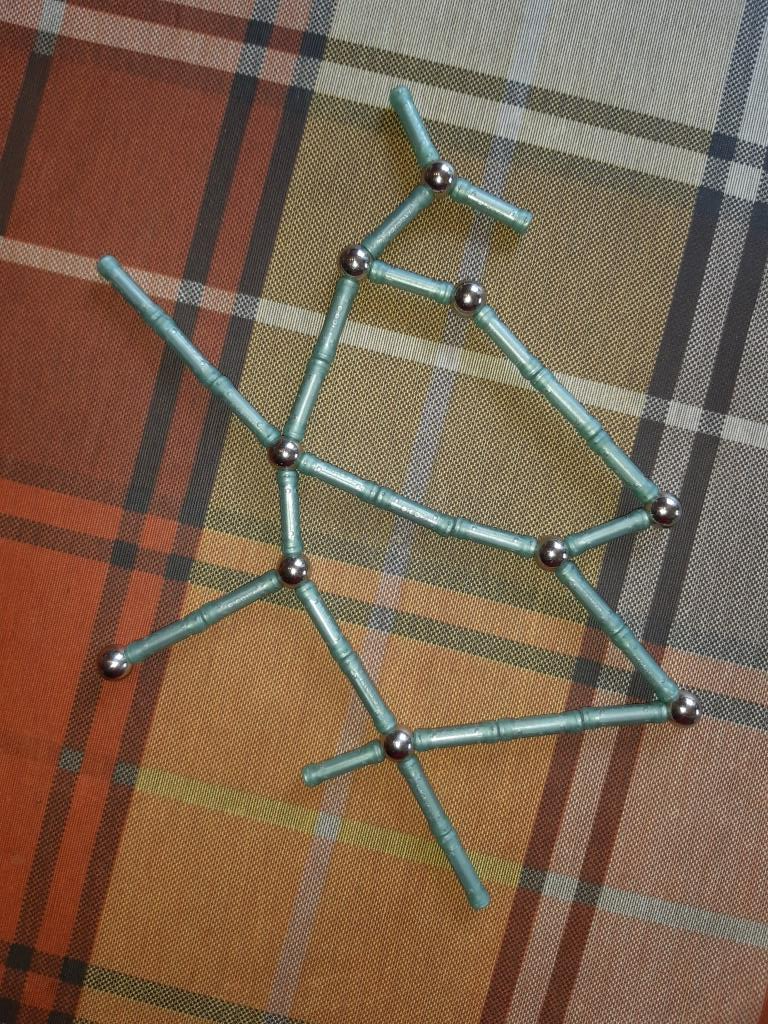
#> input picture images/10.jpg, 768 x 1024 px
$ python -i graph_extractor.py   (imports and definitions only)
#> lines starting #> are read from the running program, lines starting #| are printed output that depends on the picture; after the words box and inside, x2 and y2 are one past the last pixel; in counts of white or black regions, pixels touching at a corner belong together
from typing import Tuple, Literal, List

import numpy as np

import cv2
from cv2.typing import MatLike, Point
from skimage.morphology import skeletonize


class GraphExtractor:
    def __init__(self):
        pass

    def binearize_image(self, image: MatLike, colorful: bool) -> MatLike:
        """
        Binearize image using standard thresholding, using preprocessing and \\
        post-processing techniques.

        Parameters
        -------
        image: grayscale np.uint8 array of shape (W, H)
        """
        # remove noise
        image = cv2.GaussianBlur(image, (9, 9), 0)
        image = cv2.medianBlur(image, 15)

        # binearization
        if colorful:
            _, image = cv2.threshold(image, 123, 255, cv2.THRESH_BINARY_INV)
        else:
            se = cv2.getStructuringElement(cv2.MORPH_RECT, (40, 40))
            bg = cv2.morphologyEx(image, cv2.MORPH_DILATE, se)
            image = cv2.divide(image, bg, scale=255)
            _, image = cv2.threshold(image, 0, 255, cv2.THRESH_BINARY_INV + cv2.THRESH_OTSU)

        # post-processing
        image = cv2.dilate(image, (3, 3), iterations=4)
        image = cv2.morphologyEx(image, cv2.MORPH_OPEN, (9, 9), iterations=15)
        return image

    def extend_line(self, pts: np.ndarray, extension_length: int | float) -> np.ndarray:
        """
        Extends line segment in both directions

        Parameters
        -------
        pts: segment's end points of shape (2, 1, 2)
        extension_length: norm of extension in pixels (rounds to int after projection)
        """
        pt1, pt2 = pts[0][0], pts[1][0]
        line_vector = pt2 - pt1
        line_length = np.linalg.norm(line_vector)
        unit_vector = line_vector / line_length
        d = (unit_vector * extension_length).astype(np.int32)

        pt1 -= d
        pt2 += d

        return np.array([[pt1], [pt2]])

    def detect_lines(self, image: MatLike, **kwargs) -> MatLike:
        """
        Detect straight lines on the image and filter out everything \\
        except them from the image.

        Parameters:
        -------
        image: binearized np.uint8 array of shape (width, height)
        kwargs: arguments for line detection algorithm
        """
        lines = cv2.HoughLinesP(image, 1, np.pi / 180, **kwargs)
        processed_image = np.zeros_like(image)
        for line in lines:
            x1, y1, x2, y2 = line[0]
            cv2.line(processed_image, (x1, y1), (x2, y2), color=1, thickness=1)
        return processed_image

    def approximate_lines(self,
                          image: MatLike,
                          curvature_thres: float = 0.05,
                          extension_length: int | float = 5) -> Tuple[MatLike, List]:
        """
        Approximate and merge close lines

        Parameters:
        -------
        image: binearized np.uint8 array of shape (width, height)
        curvature_thres: threshold for approximating lines
        extension_length: norm of extension of segments in pixels
        """
        processed_image = np.zeros_like(image)
        contours, _ = cv2.findContours(image, cv2.RETR_EXTERNAL, cv2.CHAIN_APPROX_SIMPLE)
        approx = []
        for contour in contours:
            epsilon = curvature_thres * cv2.arcLength(contour, True)
            appr = cv2.approxPolyDP(contour, epsilon, True)
            appr_extended = self.extend_line(appr, extension_length=extension_length)
            approx.append(appr_extended)
        cv2.polylines(processed_image, approx, isClosed=False, color=1, thickness=1)
        return processed_image, approx

    def build_adjacency_matrix(self, image: MatLike) -> Tuple[MatLike, np.ndarray]:
        """
        Create adjacency matrix from binearized image consisting of \
        intersecting segments: graph edges

        Parameters:
        -------
        image: binearized np.int8 array of shape (W, H)
        """
        # extend lines further so there is more chance they will intersect
        _, approx = self.approximate_lines(image, extension_length=30)

        # create image representation of parsed graph
        output_image = np.zeros((*image.shape, 3), dtype=np.uint8)
        cv2.polylines(output_image, approx, isClosed=False, color=(0, 255, 0), thickness=8)

        # find all intersection points and edges pairs
        intersection_pts = []
        intersecting_edges = []
        intersect_num = np.zeros(len(approx), dtype=int)
        for i in range(len(approx)):
            # add to check on leaf point
            pt1, pt2 = approx[i]
            intersection_pts.append(np.array(pt1[0]))
            intersection_pts.append(np.array(pt2[0]))
            intersecting_edges.append((i, ))
            intersecting_edges.append((i, ))

            # check for intersections
            for j in range(i + 1, len(approx)):
                pt = self.find_intersection(approx[i], approx[j])
                if pt is not None:
                    intersection_pts.append(pt)
                    intersecting_edges.append((i, j))
                    intersect_num[i] += 1
                    intersect_num[j] += 1

        # match similar intersection points into one vertex
        vertices = {}
        for i, pt in enumerate(intersection_pts):
            is_unique = True
            for v in vertices.keys():
                if np.linalg.norm(pt - v) < 50:
                    is_unique = False
                    vertices[v].update(intersecting_edges[i])
                    break
            if is_unique:
                vertices[tuple(pt)] = set(intersecting_edges[i])
                cv2.circle(output_image, pt, radius=20, color=(0, 0, 255), thickness=-1)

        # build adjacency matrix
        adj_matrix = np.zeros((len(vertices), ) * 2, dtype=bool)
        for i, v1_edges in enumerate(vertices.values()):
            for j, v2_edges in enumerate(vertices.values()):
                if len(v1_edges & v2_edges) > 0:
                    adj_matrix[i][j] = True

        return output_image, adj_matrix

    def processing_step(self, image: MatLike, extension_length: int | float = 5) -> MatLike:
        """
        Make a processing step, improving graph representation by \
        adjusting parts of the same edge, approximating curves \
        with straight lines and removing noise from the image

        Parameters
        -------
        image: skeleton image of the graph, np.uint8 array of shape (W, H)
        extension_length: norm of extension of segments in pixels
        """
        image = self.detect_lines(image,
                                  threshold=30,
                                  minLineLength=30,
                                  maxLineGap=30)
        image, _ = self.approximate_lines(image,
                                          curvature_thres=0.06,
                                          extension_length=extension_length)
        return image

    def process_image(self, image: MatLike, steps: int = 2) -> Tuple[MatLike, np.ndarray]:
        """
        Extract graph from the image as adjacency matrix

        Parameters:
        -------
        image: BGR image of shape (W, H, 3)
        steps: number of iterations for approximating graph on the image.\
        The increase of steps usually leads to better results, but can affect \
        performance.
        """
        hsv_image = cv2.cvtColor(image, cv2.COLOR_BGR2HSV)
        _, std = cv2.meanStdDev(hsv_image)

        image = cv2.cvtColor(image, cv2.COLOR_BGR2LAB)
        image = cv2.split(image)[1]

        image = self.binearize_image(image, colorful=(std[1] > 40))
        image = skeletonize(image).astype(np.uint8)

        line_ext = [5, 5, 5]  # line extensions
        for i in range(steps):
            image = self.processing_step(image, line_ext[i])

        return self.build_adjacency_matrix(image)

    @staticmethod
    def find_intersection(line1: np.ndarray, line2: np.ndarray) -> Point | None:
        """
        Function that checks whether two segments are intersecting or not, \
        and returns point of intersection if found any. \\
        Both parameters have shapes (2, 1, 2) where dim 1 represents two points, \\
        and dim 3 represents x and y respectively.
        """
        (x1, y1), (x2, y2) = line1[0][0], line1[1][0]
        (x3, y3), (x4, y4) = line2[0][0], line2[1][0]

        # lines are represented as a*x + b*y = c
        a1 = y2 - y1
        b1 = x1 - x2
        c1 = a1 * x1 + b1 * y1

        a2 = y4 - y3
        b2 = x3 - x4
        c2 = a2 * x3 + b2 * y3

        determinant = a1 * b2 - a2 * b1

        if determinant != 0:
            intersect_x = int((b2 * c1 - b1 * c2) / determinant)
            intersect_y = int((a1 * c2 - a2 * c1) / determinant)

            # chech if the intersection points lies on both segments
            if (min(x1, x2) <= intersect_x <= max(x1, x2) and
                min(y1, y2) <= intersect_y <= max(y1, y2) and
                min(x3, x4) <= intersect_x <= max(x3, x4) and
                min(y3, y4) <= intersect_y <= max(y3, y4)):
                return np.array([intersect_x, intersect_y])
            else:
                return None

        # lines are parallel
        return None

>>> import cv2
>>> picture = cv2.imread('../images/10.jpg')
#> picture is the input picture: shape (1024, 768, 3); mean B, G, R 79.5, 99.7, 123.5
>>> result = GraphExtractor().process_image(picture)
#> in process_image, `_, std = cv2.meanStdDev(hsv_image)`: std = [28.73, 58.77, 37.52]
#> in binearize_image, `_, image = cv2.threshold(image, 123, 255, cv2.THRESH_BINARY_INV)`:
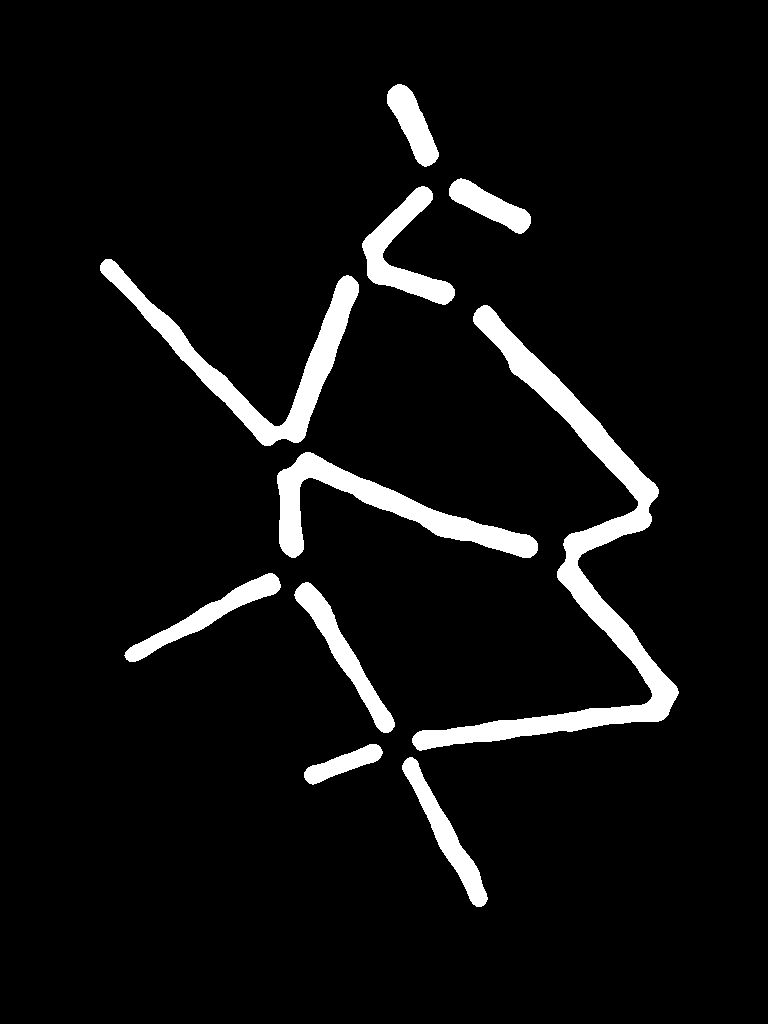
#> image: shape (1024, 768); 6.4% white; 10 white regions, largest, box (x1, y1, x2, y2) and area: (412, 305, 679, 751) 16410, (100, 259, 359, 446) 8357, (277, 452, 538, 558) 7346
#> the loop in process_image, `for i in range(steps):` made 2 passes
#> pass 1, in processing_step, `image, _ = self.approximate_lines(image, curvature_thres=0.06, extensi..`:
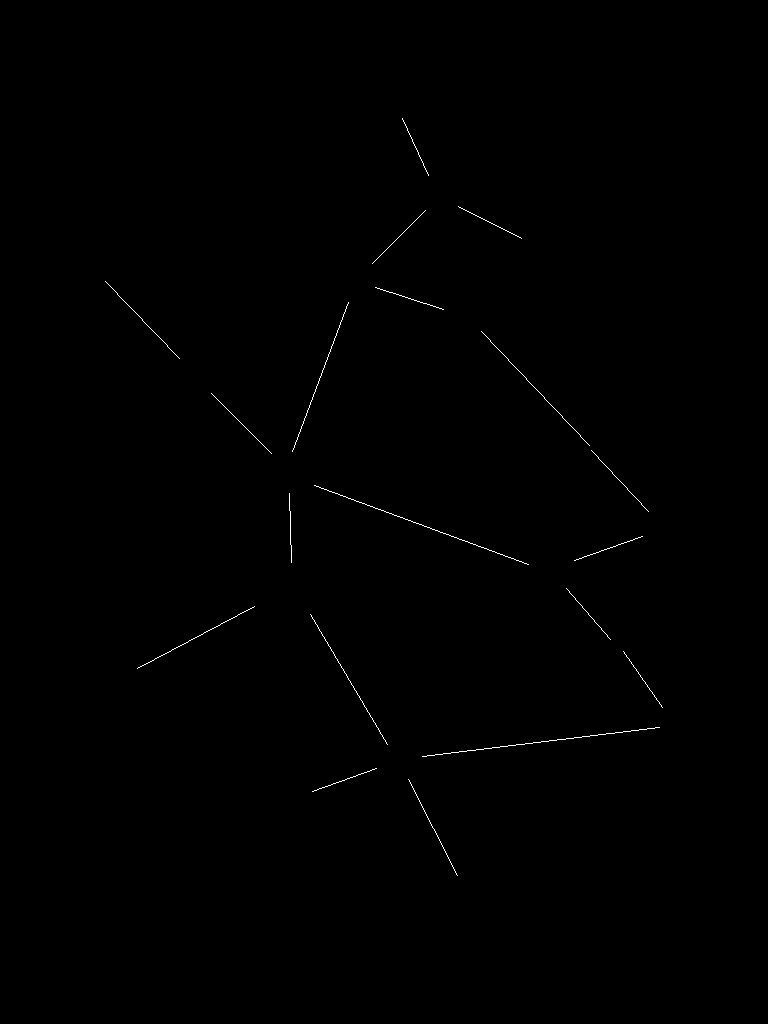
#> image: shape (1024, 768); values 0 (black) and 1 (white), 0.23% white in thin lines or dots, all inside (x1, y1, x2, y2) = (105, 118, 663, 876)
#> call 3 of approximate_lines, with curvature_thres = 0.05, extension_length = 30
#> in approximate_lines (call 3), `contours, _ = cv2.findContours(image, cv2.RETR_EXTERNAL, cv2.CHAIN_APP..`: contours = 19 contours, all with area under 20
#> the loop in approximate_lines (call 3), `for contour in contours:` made 19 passes
#> (epsilon, appr, line_vector in extend_line, line_length in extend_line, unit_vector in extend_line, d in extend_line, appr_extended) on passes 1 to 4: (12.6, [[406, 775], [459, 879]], [53, 104], 116.7, [0.454, 0.891], [13, 26], [[393, 749], [472, 905]]), (8.24, [[380, 767], [308, 792]], [-72, 25], 76.22, [-0.945, 0.328], [-28, 9], [[408, 758], [280, 801]]), (25.7, [[663, 727], [418, 756]], [-245, 29], 246.7, [-0.993, 0.118], [-29, 3], [[692, 724], [389, 759]]), (7.94, [[622, 649], [664, 711]], [42, 62], 74.89, [0.561, 0.828], [16, 24], [[606, 625], [680, 735]])
#> in approximate_lines (call 3), `cv2.polylines(processed_image, approx, isClosed=False, color=1, thickn..`:
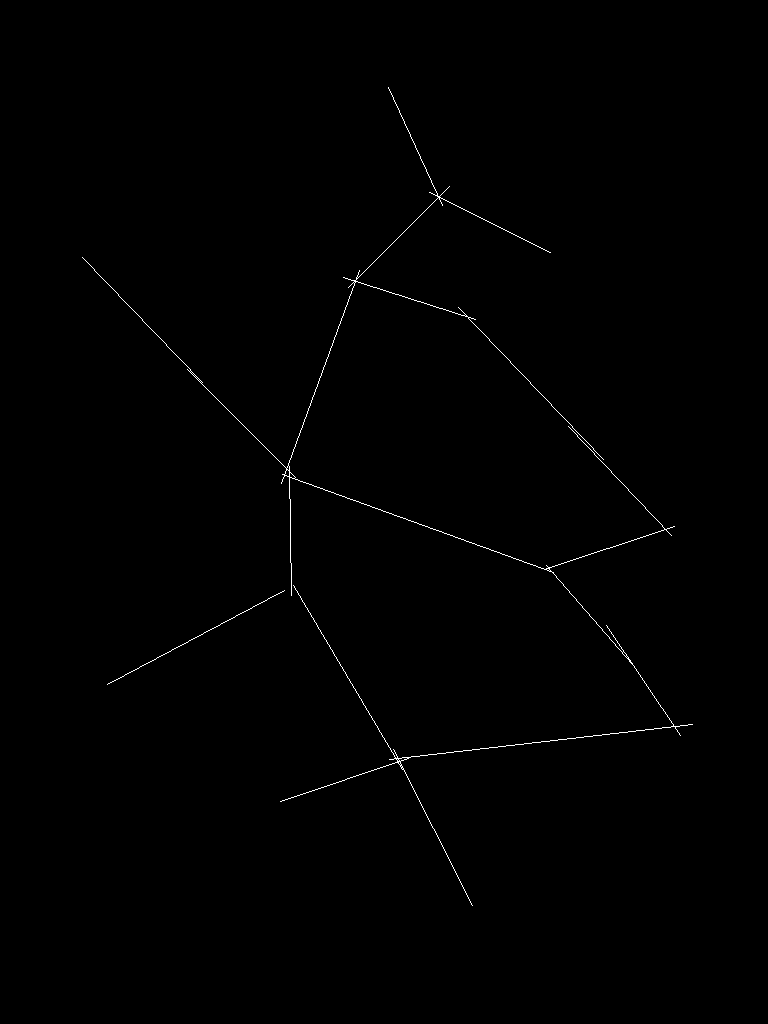
#> processed_image: shape (1024, 768); values 0 (black) and 1 (white), 0.36% white in thin lines or dots, all inside (x1, y1, x2, y2) = (82, 87, 693, 906)
#> in build_adjacency_matrix, `cv2.polylines(output_image, approx, isClosed=False, color=(0, 255, 0),..`:
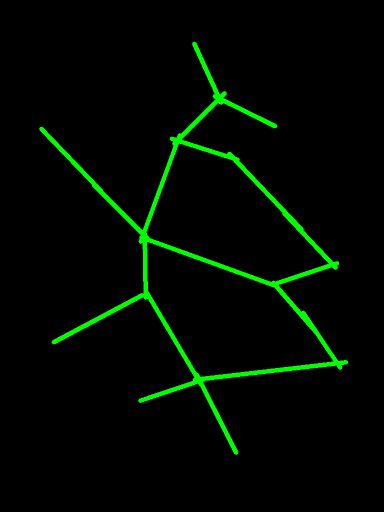
#> output_image: shape (1024, 768, 3) (shown at 1/2 size); mean of channels 0, 1, 2 0, 9, 0; drawn as B, G, R
#> in build_adjacency_matrix, `intersect_num = np.zeros(len(approx), dtype=int)`: intersect_num = 19 values from 0 to 0
#> the loop in build_adjacency_matrix, `for i in range(len(approx)):` made 19 passes
#> the loop in build_adjacency_matrix, `for i, pt in enumerate(intersection_pts):` made 58 passes
#> pt on passes 1 to 8: [393, 749], [472, 905], [399, 760], [397, 758], [408, 758], [280, 801], [397, 761], [692, 724]
#> after the loop in build_adjacency_matrix, `for i, pt in enumerate(intersection_pts):`:
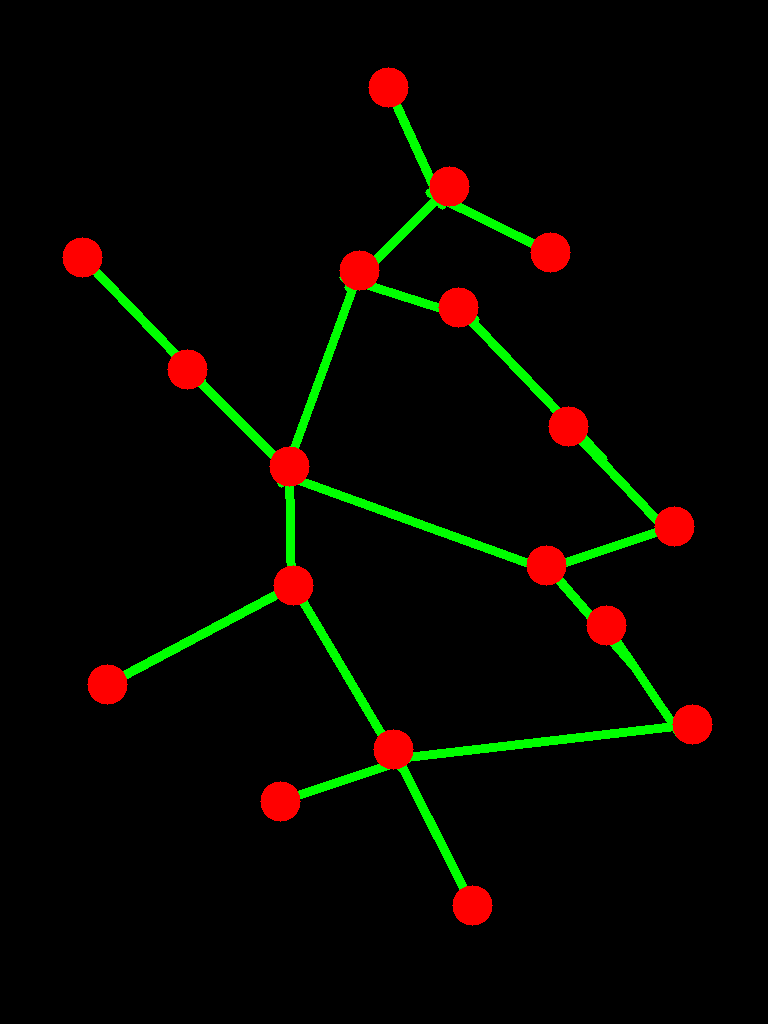
#> output_image: shape (1024, 768, 3); 2.88% of pixels changed, all inside (x1, y1, x2, y2) = (62, 67, 713, 926); drawn as B, G, R
#> the loop in build_adjacency_matrix, `for i, v1_edges in enumerate(vertices.values()):` made 18 passes
